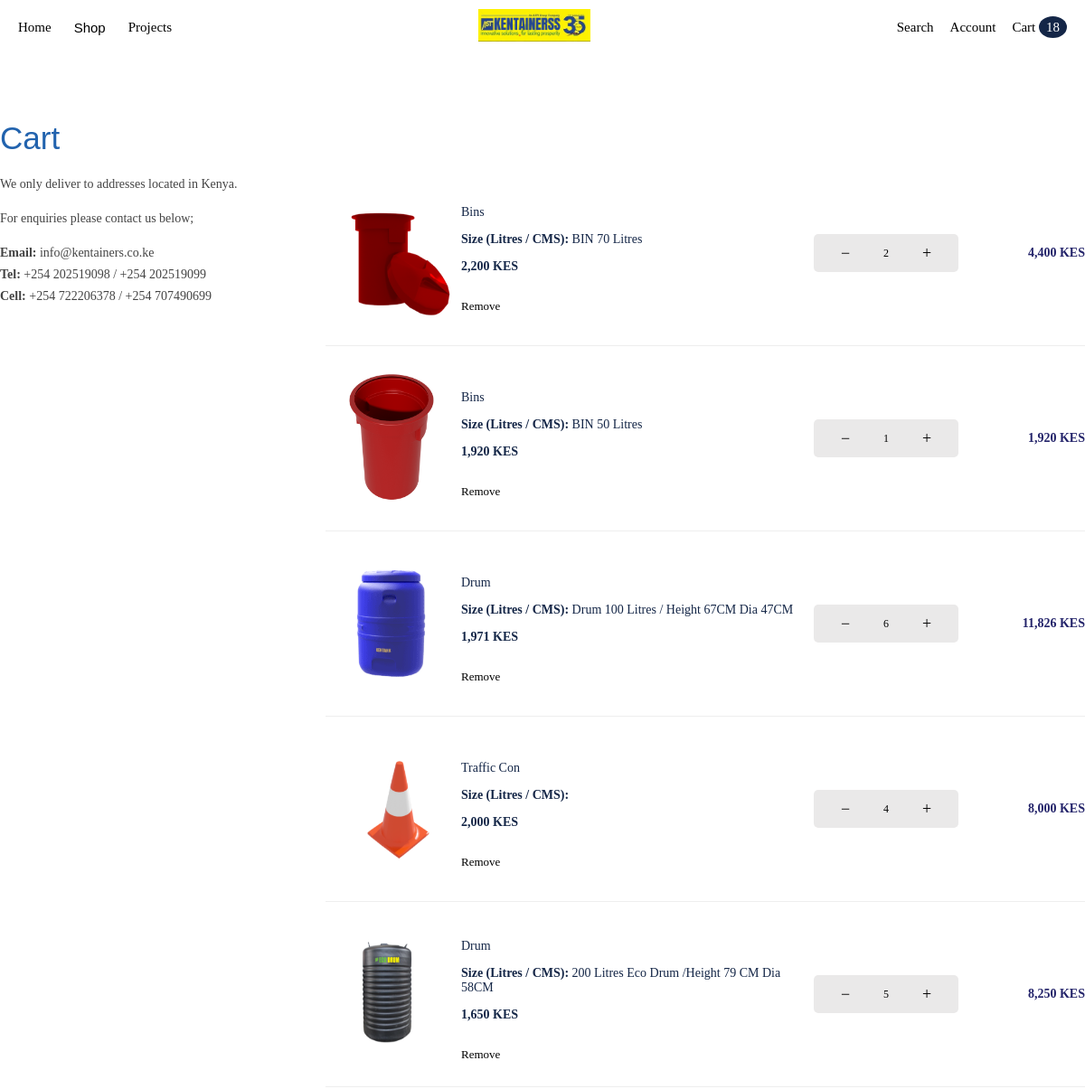
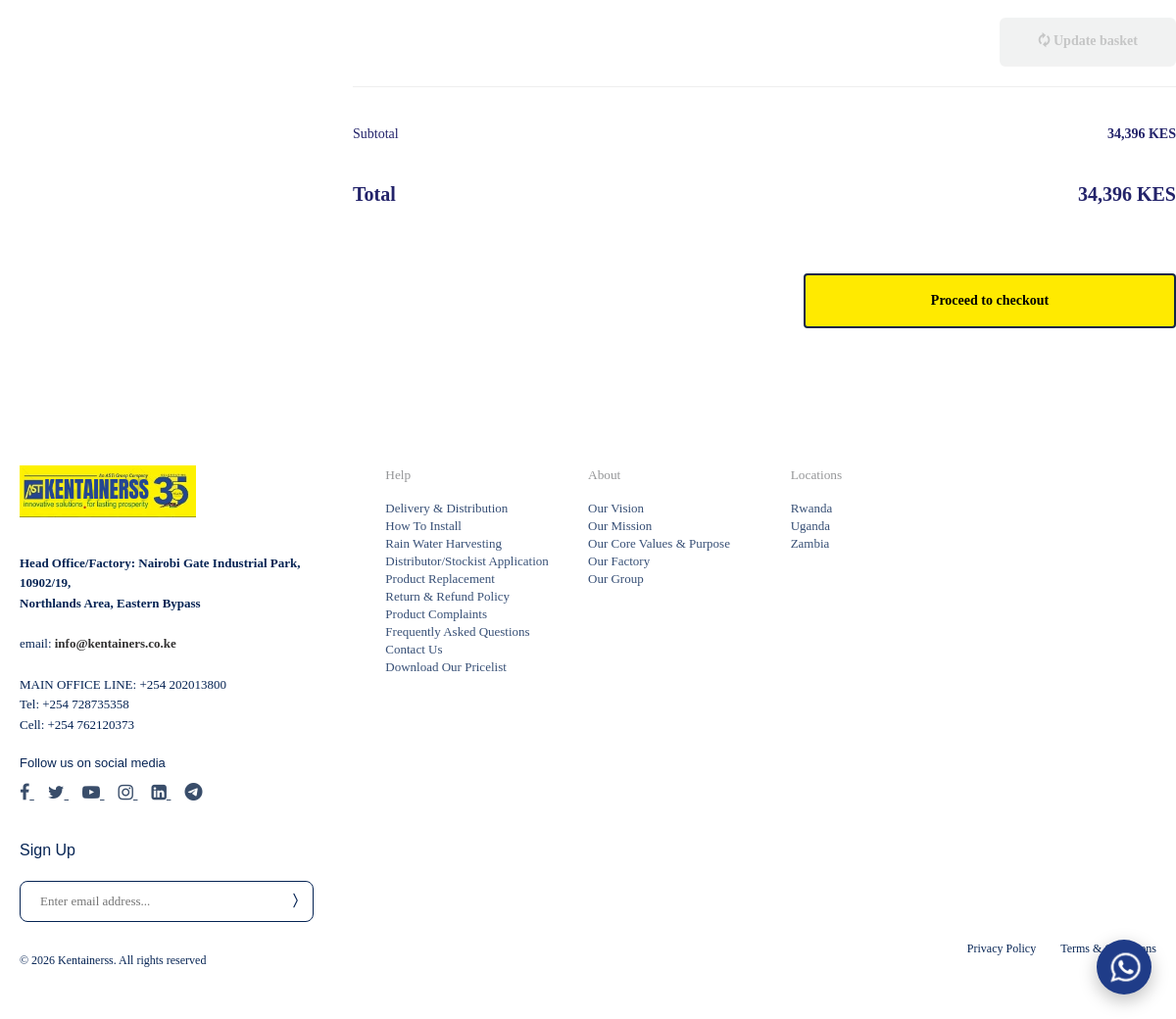
The app's page /cart/ (signed in) with its own data (2 pictures, top to bottom).
### shop/models.py (models this page shows, shortened)
class CartItem(models.Model):
    user = models.ForeignKey(User, on_delete=models.CASCADE, null=True, blank=True)
    product = models.ForeignKey(Product, on_delete=models.CASCADE)
    option = models.ForeignKey(ProductOption, on_delete=models.SET_NULL, null=True, blank=True)
    price = models.DecimalField(max_digits=10, decimal_places=2)
    quantity = models.PositiveIntegerField(default=1)
    shipping_zone = models.CharField(
        max_length=100,
        blank=True,
        null=True
    )
    class Meta:
        unique_together = ('user', 'product', 'option', 'shipping_zone')
    @property
    def line_total(self):
        return self.price * self.quantity

class ProductOption(models.Model):
    product = models.ForeignKey(
        Product,
        on_delete=models.CASCADE,
        related_name="options"
    )
    name = models.CharField(max_length=200)  # e.g. "200 Litres"
    price = models.DecimalField(max_digits=10, decimal_places=2)
    stock = models.IntegerField(default=0)
    image = models.ImageField(
        upload_to="products/options/",
        blank=True,
        help_text="Optional image for this size/option"
    )

class Product(models.Model):
    CATEGORY_CHOICES = [
        ("water_tanks", "Water Tanks & Storage"),
        ("sanitation", "Sanitation"),
        ("agriculture", "Agriculture"),
        ("material_handling", "Material Handling"),
        ("water_supply", "Water Supply & Accessories"),
        ("special_products", "Special Products"),
    ]
    TYPE_CHOICES = [
        ("viable", "Viable"),
        ("simple", "Simple"),
    ]
    brochure = models.FileField(
        upload_to="brochures/",
        blank=True,
        null=True,
        help_text="Upload product brochure (PDF recommended)"
    )
    name = models.CharField(max_length=200)
    slug = models.SlugField(unique=True)
    category = models.CharField(max_length=50, choices=CATEGORY_CHOICES)
    price = models.DecimalField(max_digits=10, decimal_places=2)
    type = models.CharField(max_length=20, choices=TYPE_CHOICES)
    quantity = models.IntegerField(default=0)
    image = models.ImageField(upload_to="products/")
    short_description = models.CharField(
        max_length=300,
        blank=True,
        null=True,
        help_text="Brief summary shown on product cards or listings."
    )
    description = models.TextField(blank=True, null=True)
    stock_status = models.BooleanField(default=True)
    offers_delivery = models.BooleanField(
        default=False,
        help_text="Check this if this product requires delivery & shipping zone selection"
    )

### shop/views.py (the view)
# urls.py: path('cart/', views.cart, name='cart'),
def cart(request):
    user = request.user if request.user.is_authenticated else None
    cart_items = CartItem.objects.filter(user=user)
    cart_subtotal = 0
    cart_count = 0
    for item in cart_items:
        cart_subtotal += item.line_total
        cart_count += item.quantity
    return render(
        request,
        'cart.html',
        {
            'cart_items': cart_items,
            'cart_count': cart_count,
            'cart_subtotal': cart_subtotal,
        }
    )

### shop/context_processors.py (called while the page is built)
def cart_count(request):
    if request.user.is_authenticated:
        items = CartItem.objects.filter(user=request.user)
        count = sum(item.quantity for item in items)
    else:
        count = 0
    return {
        "cart_count": count
    }

### shop/templates/cart.html (shortened to what this page needs)
{% load static %}
{% load humanize %}
<!doctype html>
<html lang="en">
<head>
    <link rel="stylesheet" href="{% static 'assets/css/cart.css' %}">
</head>
<body>
<header>
    {% include "includes/mainnavbar.html" %}
</header>
<main class="cart-page">
    <h1 class="cart-title">Cart</h1>
    <div class="cart-grid">
        <aside class="cart-info">
            <p>We only deliver to addresses located in Kenya.</p>
            <p>For enquiries please contact us below;</p>
            <p>
                <strong>Email:</strong> info@kentainers.co.ke<br>
                <strong>Tel:</strong> +254 202519098 / +254 202519099<br>
                <strong>Cell:</strong> +254 722206378 / +254 707490699
            </p>
        </aside>
        <section class="cart-right">
            {% if cart_items %}
                <div class="cart-items">
                    {% include "cart_items2.html" %}
                </div>
                <div class="summary">
    <div class="summary-row">
        <span>Subtotal</span>
        <strong id="cartSubtotal">
            {{ cart_subtotal|floatformat:0|intcomma }} KES
        </strong>
    </div>
    <div class="summary-row total">
        <strong>Total</strong>
        <strong id="cartTotal">
            {{ cart_subtotal|floatformat:0|intcomma }} KES
        </strong>
    </div>
    <div class="checkout-wrap">
        <a href="{% url 'checkout' %}" class="checkout-btn">
            Proceed to checkout
        </a>
    </div>
</div>
            {% else %}
                <div class="empty-cart">
                    <p>Your cart is currently empty.</p>
                    <a href="{% url 'shop' %}" class="kc-btn-shop">Shop Now</a>
                </div>
            {% endif %}
        </section>
    </div>
</main>
{% include "includes/mainfooter.html" %}
</body>
</html>

### shop/templates/cart_items2.html (shortened to what this page needs)
{% load static %}
{% load humanize %}
<link rel="stylesheet" href="{% static 'assets/css/cart_items2.css' %}">
<div class="cart-wrapper">
{% for item in cart_items %}
<div class="cart-row"
     data-item-id="{{ item.id }}"
     data-unit-price="{{ item.price }}">
    <div class="cart-col image">
    <a href="{% url 'product_detail' item.product.slug %}">
        {% if item.option and item.option.image %}
            <img src="{{ item.option.image.url }}" alt="{{ item.product.name }}">
        {% else %}
            <img src="{{ item.product.image.url }}" alt="{{ item.product.name }}">
        {% endif %}
    </a>
</div>
    <div class="cart-col details">
        <p class="product-type">
            <a href="{% url 'product_detail' item.product.slug %}" style="color: #142647; text-decoration: none;">
                {{ item.product.name }}
            </a>
        </p>
        <p class="cart-name">
            <strong>Size (Litres / CMS):</strong>
            {{ item.option.name }}
        </p>
        <p class="cart-unit-price">
            {{ item.price|floatformat:0|intcomma }} KES
        </p>
        <button class="cart-remove" data-id="{{ item.id }}">
            Remove
        </button>
    </div>
<div class="cart-col qty">
    <button class="qty-btn qty-decrease" data-id="{{ item.id }}" type="button">−</button>
    <span class="qty-value">{{ item.quantity }}</span>
    <button class="qty-btn qty-increase" data-id="{{ item.id }}" type="button">+</button>
</div>
<div class="cart-col total" style="color: #23236a; font-size: 14px;">
    {{ item.line_total|floatformat:0|intcomma }} KES
</div>
</div>
{% endfor %}
<div class="update-basket-wrap">
    <button id="updateBasketBtn" disabled style="font-family: Arial, sans-serif; font-size: 14px;">
        <strong>
            🗘 Update basket
        </strong>
    </button>
</div>
</div>

### shop/static/assets/css/cart.css (style rules this page uses)
.cart-page { max-width: 1420px; margin: 0 auto; font-family: Arial, sans-serif; padding-bottom: 100px; padding-top: 40px; }
.cart-title { font-family: Arial, sans-serif; font-size: 35px; font-weight: normal; margin-bottom: 5px; color: #2263ae; }
.cart-grid { display: grid; grid-template-columns: 320px 1fr; gap: 40px; }
.cart-info { font-size: 14px; line-height: 1.7; color: #444; }
.cart-right { display: flex; flex-direction: column; gap: 30px; }
.summary { font-family: Arial, sans-serif; border-top: 1px solid #eee; padding-top: 20px; color: #23236a; font-size: 14px; }
.summary-row { display: flex; margin-bottom: 2px; }
.checkout-wrap { display: flex; justify-content: flex-end; margin-top: 25px; }
.checkout-btn { display: block; margin-top: 25px; width: 50%; text-align: center; padding: 16px; background: #ffe500; color: #000; font-weight: 600; border-radius: 4px; text-decoration: none; border: 2px solid #142647; }

### shop/static/assets/css/navbar.css (style rules this page uses)
* { box-sizing: border-box; font-family: Georgia, serif; }
html, body { margin: 0; padding: 0; overflow-x: hidden; font-family: Georgia, serif; }
body { padding-top: 70px; font-family: Georgia, serif; }

### shop/static/assets/css/cart_items2.css (style rules this page uses)
.cart-wrapper { max-width: 1100px; margin: 0 auto; }
.cart-row { display: grid; grid-template-columns: 120px 1fr 160px 140px; align-items: center; border-bottom: 1px solid #eee; padding: 15px 0; }
.cart-col.image img { width: 200px; height: 170px; padding-right: 50px; padding-left: 0; }
.product-type { font-size: 14px; margin-bottom: 6px; padding-left: 30px; }
.cart-name { font-size: 14px; margin-bottom: 6px; color: #142647; padding-left: 30px; }
.cart-unit-price { font-size: 14px; font-weight: 600; margin-bottom: 8px; color: #142647; padding-left: 30px; }
.cart-remove { background: none; border: none; font-size: 13px; cursor: pointer; padding-left: 30px; padding-top: 20px; }
.cart-col.qty { display: flex; justify-content: center; align-items: center; gap: 12px; background: #eae9e9; border-radius: 5px; font-size: 12px; font-family: Arial, sans-serif; }
.qty-btn { background: #eae9e9; width: 42px; height: 42px; border: none; font-size: 18px; cursor: pointer; }
.qty-value { min-width: 24px; text-align: center; font-weight: 500; }
.cart-col.total { text-align: right; font-weight: 600; }
.update-basket-wrap { display: flex; justify-content: flex-end; margin-top: 20px; margin-bottom: -10px; }
#updateBasketBtn { background: #e5e6e6; border-radius: 6px; border: none; height: 50px; width: 180px; color: #8c8e8e; opacity: 0.5; cursor: not-allowed; transition: all 0.25s ease; }
.summary-row { display: flex; justify-content: space-between; padding: 20px 0; }
.summary-row.total { font-size: 20px; font-weight: 700; }
.checkout-wrap { display: flex; justify-content: flex-end; margin-top: 24px; }
.checkout-btn { width: 380px; padding: 18px; background: #ffea00; border: 2px solid #142647; font-weight: 700; text-align: center; color: #000; text-decoration: none; }

### records on screen
CartItem: option.image (picture), product.name "Bins", option.name "BIN 70 Litres", price "2,200", quantity "2", line_total "4,400"
CartItem: option.image (picture), product.name "Bins", option.name "BIN 50 Litres", price "1,920", quantity "1", line_total "1,920"
CartItem: option.image (picture), product.name "Drum", option.name "Drum 100 Litres / Height 67CM Dia 47CM", price "1,971", quantity "6", line_total "11,826"
CartItem: product.image (picture), product.name "Traffic Con", price "2,000", quantity "4", line_total "8,000"
CartItem: option.image (picture), product.name "Drum", option.name "200 Litres Eco Drum /Height 79 CM Dia 58CM", price "1,650", quantity "5", line_total "8,250"

### other values on screen
{{ cart_count|default:"0" }} "18"
{{ cart_subtotal|floatformat:0|intcomma }} "34,396"
